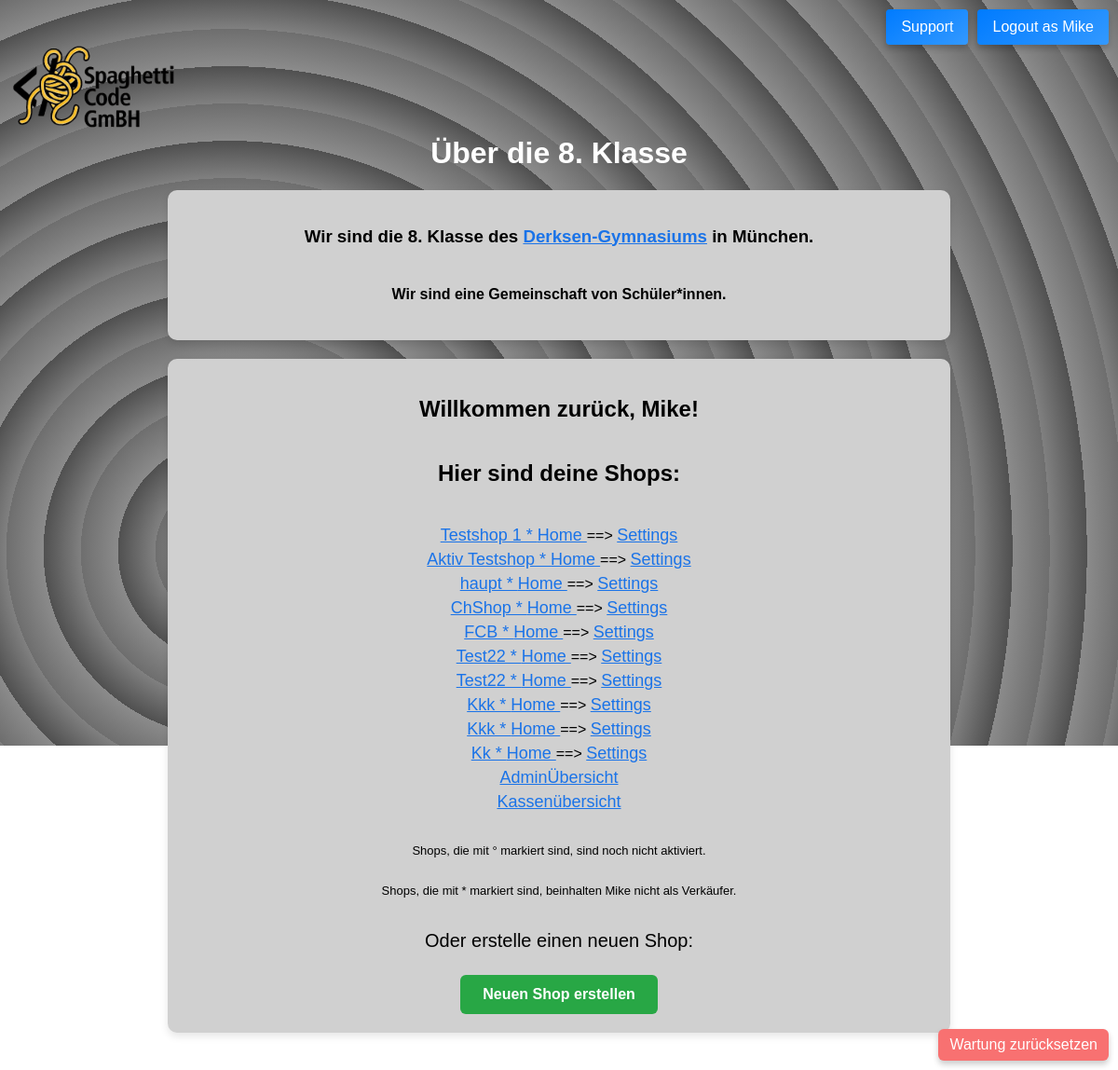
The app's page / (signed in), older data.
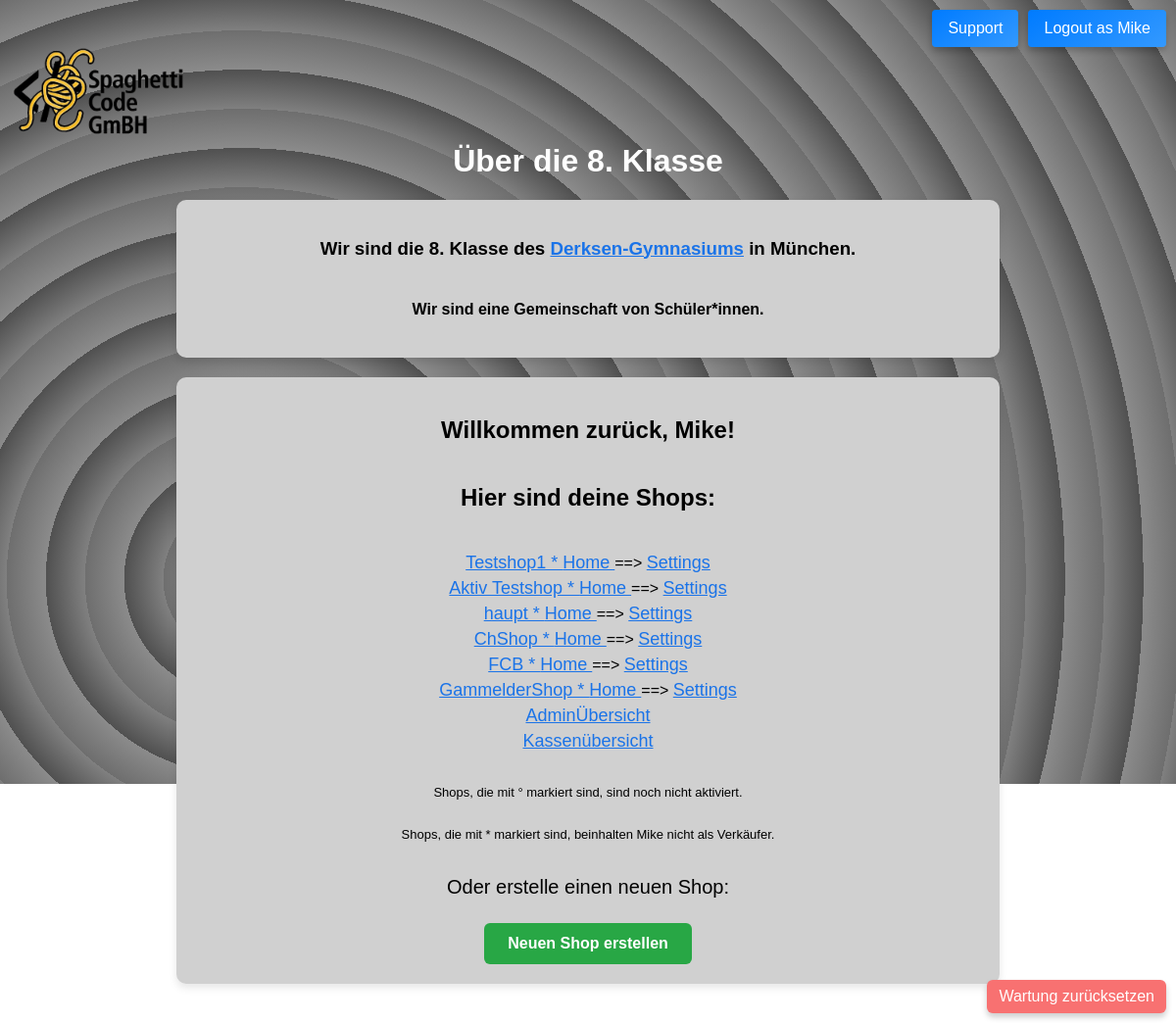
The same page, newer data.
### main/models.py (models this page shows, shortened)
class Shop(models.Model):
    name = models.CharField(max_length=50)
    old_sellers = models.ManyToManyField(User, related_name='shops')
    sellers = models.ManyToManyField(User, related_name='new_shops', blank=True, through='ShopUser')
    activated = models.BooleanField(default=False)

### main/views.py (the view)
# urls.py: path("", index, name="index"),
def index(request):
    log(f"{request.user.username} accessed {request.META.get('HTTP_REFERER', '/')} page")
    shops = Shop.objects.all()
    user_shops = Shop.objects.filter(sellers=request.user) if request.user.is_authenticated else []
    shops_with_marker = []
    for shop in shops:
        name = shop.name
        if request.user.is_superuser and request.user not in shop.sellers.all():
            name += " *"
        shops_with_marker.append({'shop': shop, 'display_name': name})
    context = {
        'shops': shops,
        'user_shops': user_shops,
        'marker_shops': shops_with_marker,
    }
    return render(request, 'index.html', context)

### main/log.py (called while the page is built, shortened)
def log(message, level=0):
    info = None
    if level == 0:
        info = ('[Info] ' + message + ' --at-- ' + str(datetime.now()))
    elif level == 1:
        info = ('[Warning] ' + message + ' --at-- ' + str(datetime.now()))
    elif level == 2:
        info = ('[Error] ' + message + ' --at-- ' + str(datetime.now()))
    elif level == 3:
        info = ('[Critical Error] ' + message + ' --at-- ' + str(datetime.now()))
    os.makedirs('logs', exist_ok=True)
    with open('logs/log-' + str(dt.date.today()) + '.txt', 'a') as f:
        f.write(info + '\n')

### main/templates/index.html (shortened to what this page needs)
{% extends "base.html" %}
{% load static %}
{% block content %}
<div class="content-wrapper" style="padding: 20px; display: flex; flex-direction: column; align-items: center;">
    <h1 style="text-align: center; color: #1a73e8;">Über die 8. Klasse</h1>
    <section style="display: flex; flex-direction: column; align-items: center;
                    background-color: #d0d0d0; border-radius: 10px; padding: 20px;
                    max-width: 800px; width: 100%; margin-bottom: 20px; box-shadow: 0 4px 8px rgba(0,0,0,0.1);">
        <h3 style="color: #222;">Wir sind die 8. Klasse des <a href="https://www.derksen-gym.de/" style="color: #1a73e8; text-decoration: underline;">Derksen-Gymnasiums</a> in München.</h3>
        <h4 style="color: #222;">Wir sind eine Gemeinschaft von Schüler*innen.</h4>
    </section>
    {% if user.is_authenticated %}
    <section style="display: flex; flex-direction: column; align-items: center;
                    background-color: #d0d0d0; border-radius: 10px; padding: 20px;
                    max-width: 800px; width: 100%; box-shadow: 0 4px 8px rgba(0,0,0,0.1);">
        <h2 style="color: #222;">Willkommen zurück, {{ user.username }}!</h2>
        <h2 style="color: #222;">Hier sind deine Shops:</h2>
        <ul style="list-style: none; padding-left: 0; text-align: center; color: black">
            {% if user.is_superuser %}
                {% for shop in marker_shops %}
                <li style="margin: 5px 0;">
                    <a style="font-size: 18px; color: #1a73e8;" href="{% url 'Shop' shop.shop.id %}">
                        {{ shop.display_name }}{% if shop.shop.activated == False %}°{% endif %} Home
                    </a> ==>
                    <a style="font-size: 18px; color: #1a73e8;" href="{% url 'ShopSettings' shop.shop.id %}">Settings</a>
                </li>
                {% endfor %}
                <li><a href="{% url 'admin:index' %}" style="font-size: 18px; color: #1a73e8;">AdminÜbersicht</a></li>
            {% endif %}
            {% if user.is_staff %}
            <li style="margin: 5px 0;"><a style="font-size: 18px; color: #1a73e8;" href="{% url 'cash_register' %}">Kassenübersicht</a></li>
            {% endif %}
        </ul>
        <p style="font-size: 13px; color: #222;">Shops, die mit ° markiert sind, sind noch nicht aktiviert.</p>
        {% if user.is_superuser %}
        <p style="font-size: 13px; color: #222;">Shops, die mit * markiert sind, beinhalten {{request.user.username}} nicht als Verkäufer.</p>
        {% endif %}
        <p style="font-size: 20px; color: #222;">Oder erstelle einen neuen Shop:</p>
        <div style="display: flex; justify-content: center; margin-top: 10px;">
            <a href="{% url 'createShop' %}"
               style="background-color: #28a745; color: white; padding: 12px 24px;
                      border-radius: 6px; text-decoration: none; font-size: 16px;
                      font-weight: bold; transition: background-color 0.3s ease;">
                Neuen Shop erstellen
            </a>
        </div>
    </section>
    {% endif %}
</div>
{% endblock %}

Row changes from the older to the newer data that the page shows:
removed Shop: display_name "Test22 *"
removed Shop: display_name "Test22 *"
removed Shop: display_name "Kkk *"
removed Shop: display_name "Kkk *"
removed Shop: display_name "Kk *"
changed Shop (number 1 of 6 on the later page): display_name "Testshop 1 *" → "Testshop1 *"
added Shop: display_name "GammelderShop *"
